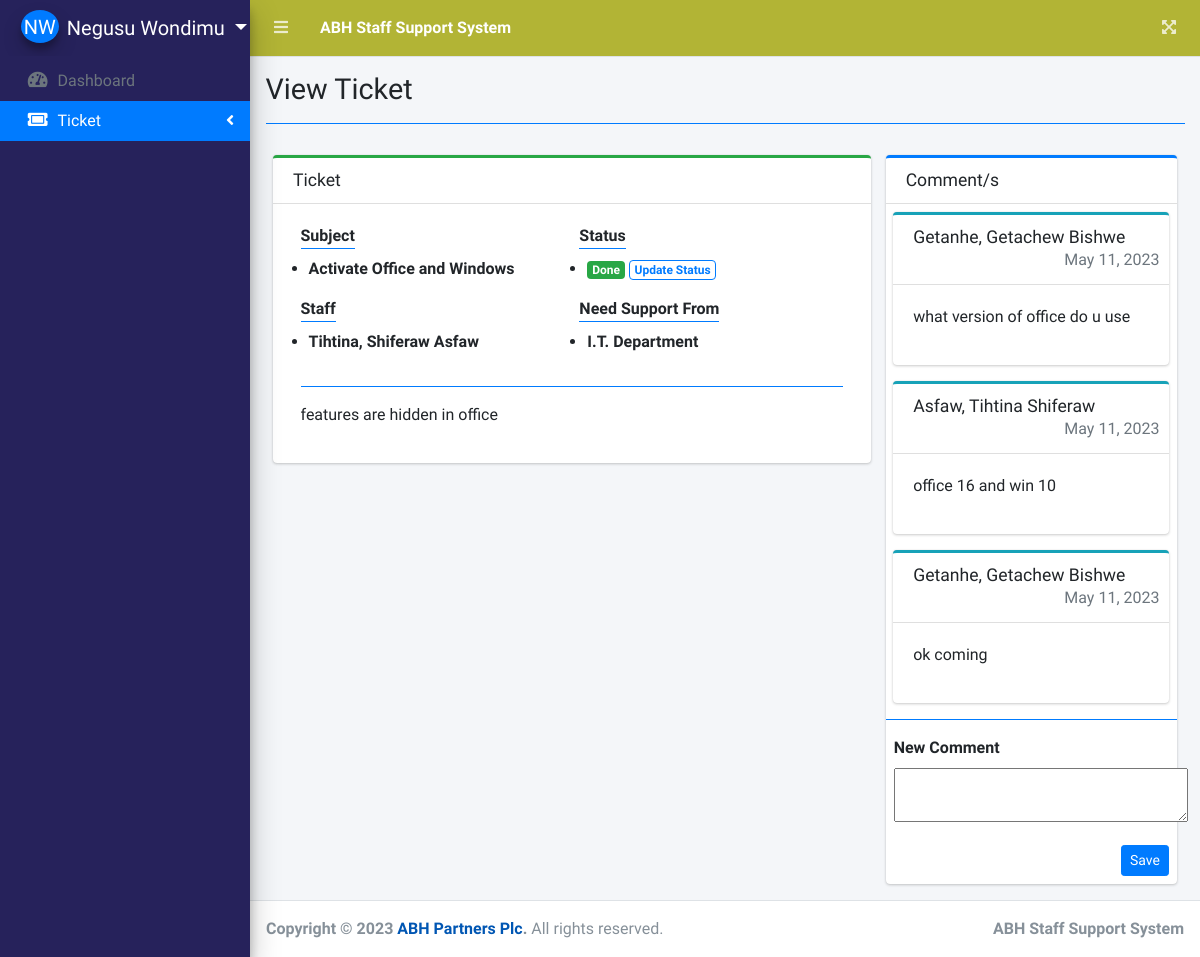
The app's page /index.php?page=view_ticket&id=12 (signed in) with its own data.
### tables this page shows
CREATE TABLE `comments` (
  `id` int(30) NOT NULL,
  `user_id` int(30) NOT NULL,
  `user_type` tinyint(1) NOT NULL COMMENT '1= admin, 2= staff,3= customer',
  `ticket_id` int(30) NOT NULL,
  `comment` text NOT NULL,
  `date_created` datetime NOT NULL DEFAULT current_timestamp()
);

### view_ticket.php (the view, shortened to what this page needs)
<?php include 'db_connect.php' ?>
<div class="col-lg-12">
	<div class="row">
		<div class="col-md-8">
			<div class="card card-outline card-success">
				<div class="card-header">
					<h3 class="card-title">Ticket</h3>
				</div>
				<div class="card-body">
					<div class="container-fluid">
						<div class="row">
							<div class="col-md-6">
								<label for="" class="control-label border-bottom border-primary">Subject</label>
								<p class="ml-2 d-list"><b><?php echo $subject ?></b></p>
								<label for="" class="control-label border-bottom border-primary">Staff</label>
								<p class="ml-2 d-list"><b><?php echo $cname ?></b></p>
							</div>
							<div class="col-md-6">
								<label for="" class="control-label border-bottom border-primary">Status</label>
								<p class="ml-2 d-list">
									<?php if ($status == 0) : ?>
										<span class="badge badge-primary">Pending/Open</span>
									<?php elseif ($status == 1) : ?>
										<span class="badge badge-info">Processing</span>
									<?php elseif ($status == 2) : ?>
										<span class="badge badge-success">Done</span>
									<?php else : ?>
										<span class="badge badge-secondary">Closed</span>
									<?php endif; ?>
									<?php if ($_SESSION['login_type'] != 3) : ?>
										<span class="badge btn-outline-primary btn update_status" data-id='<?php echo $id ?>'>Update Status</span>
									<?php endif; ?>
								</p>
								<label for="" class="control-label border-bottom border-primary">Need Support From</label>
								<p class="ml-2 d-list"><b><?php echo $dname ?></b></p>
							</div>
						</div>
						<hr class="border-primary">
						<div>
							<?php echo html_entity_decode($description) ?>
						</div>
					</div>
				</div>
			</div>
		</div>
		<div class="col-md-4">
			<div class="card card-outline card-primary">
				<div class="card-header">
					<h3 class="card-title">Comment/s</h3>
				</div>
				<div class="card-body p-0 py-2">
					<div class="container-fluid">
						<?php
						$comments = $conn->query("SELECT * FROM comments where ticket_id = '$id' order by unix_timestamp(date_created) asc");
						while ($row = $comments->fetch_assoc()) :
							if ($row['user_type'] == 2)
								$uname = $conn->query("SELECT *,concat(lastname,', ',firstname,' ',middlename) as name FROM staff where id = {$row['user_id']}")->fetch_array()['name'];
							if ($row['user_type'] == 3)
								$uname = $conn->query("SELECT *,concat(lastname,', ',firstname,' ',middlename) as name FROM customers where id = {$row['user_id']}")->fetch_array()['name'];
						?>
							<div class="card card-outline card-info">
								<div class="card-header">
									<h5 class="card-title"><?php echo ucwords($uname) ?></h5>
									<div class="card-tools">
										<span class="text-muted"><?php echo date("M d, Y", strtotime($row['date_created'])) ?></span>
									</div>
								</div>
								<div class="card-body">
									<div>
										<?php echo html_entity_decode($row['comment']) ?>
									</div>
								</div>
							</div>
						<?php endwhile; ?>
					</div>
					<hr class="border-primary">
					<div class="px-2">
						<form action="" id="manage-comment">
							<div class="form-group">
								<label for="" class="control-label">New Comment</label>
								<textarea name="comment" id="" cols="30" rows="" class="fom-control summernote2"></textarea>
							</div>
							<button class="btn btn-primary btn-sm float-right">Save</button>
						</form>
					</div>
				</div>
			</div>
		</div>
	</div>
</div>

### view_ticket.php (style rules this page uses)
.d-list { display: list-item; }

### records on screen
comments: uname "Getanhe, Getachew Bishwe", date_created "May 11, 2023", comment "what version of office do u use"
comments: uname "Asfaw, Tihtina Shiferaw", date_created "May 11, 2023", comment "office 16 and win 10"
comments: uname "Getanhe, Getachew Bishwe", date_created "May 11, 2023", comment "ok coming"

### other values on screen
$_SESSION['login_firstname'] . ' ' . $_SESSION['login_lastname'] "Negusu Wondimu"
$title "View Ticket"
$subject "Activate Office and Windows"
$cname "Tihtina, Shiferaw Asfaw"
$dname "I.T. Department"
html_entity_decode($description) "features are hidden in office"
